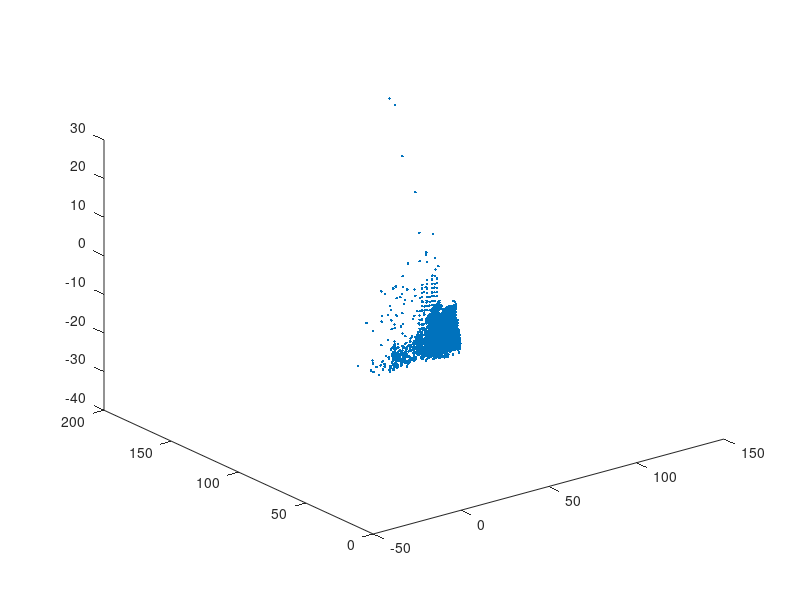

Here is the MATLAB script that generated this plot: (Note: this script raises an error after producing the figure.)

% Read in the scan data
%
A = csvread('cutecom.csv');

% Convert the angular measurements to x/y/z
%
theta = A(:,1) * pi / 180;
phi   = A(:,2) * pi / 180;
R     = A(:,3);

% The pan tilt bracket is modeled as a translation, rotation, translation,
% rotation to move to the ray/origin of the ping sensor
%
t1 = createTranslation3d(0, 6.98500, 0);
t2 = createTranslation3d(0, 3.17500, 0);
t3 = createTranslation3d(0, 5.71500, 0);
r1 = eye(4,4); 
r2 = eye(4,4);

% Convert each point from a spherical to a cartesian coordinate system
%
for i = 1:length(theta)
    
    r1 = createRotationOy(theta(i));
    r2 = createRotationOx(phi(i));
   
    r2(1,1) = cos(theta(i)); r2(1,2) = -sin(theta(i)); 
    r2(2,1) = sin(theta(i)); r2(2,2) =  cos(theta(i)); 
  
    T = t3 * r2 * t2 * r1 * t1;
    
    p = T * [0, 0, 0, 1]';
    v = T * [0, 1, 0, 0]';
    
    x(i) = p(1) + v(1) * R(i);
    y(i) = p(2) + v(2) * R(i);
    z(i) = p(3) + v(3) * R(i);
end

x = R .* cos(theta) .* sin(phi);
y = R .* sin(theta) .* sin(phi);
z = R .* cos(phi);

% Plot the x/y/z locations
%
plot3(x, y, z, '.');

B(:,1) = x;
B(:,2) = y;
B(:,3) = z;
save('B.asc', 'B', '-ASCII');

img = zeros(150, 150);
idx = sub2ind(size(img), int32(A(:,2)), int32(A(:,1)));
img(idx) = A(:,3);
img2 = min(50, img);
figure(2), imagesc(flipud(img2)), impixelinfo;
